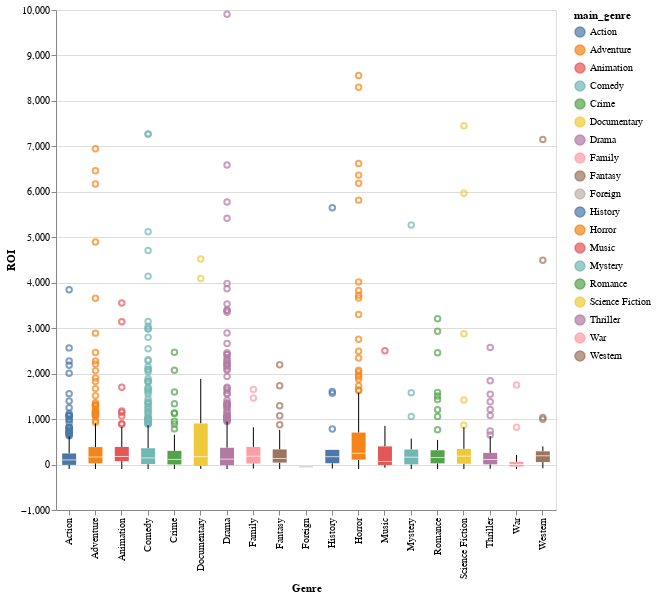

The code cell stored with this chart in its notebook:
### Code cell
#plotting the side-by-side box plot
alt.Chart(filtered).encode(alt.X('main_genre:N', title = 'Genre'),
                                 alt.Y('ROI:Q', title = 'ROI'),
                                       color = alt.Color('main_genre:N')).mark_boxplot().properties(width = 500, height = 500)

### Figure 1 — Vega-Lite specification as saved in the notebook (floating-point values rounded to 4 significant figures; data arrays with more than 128 entries replaced by an {"elided": "..."} marker saying what was removed)
{"config": {"view": {"continuousWidth": 300, "continuousHeight": 300}}, "data": {"name": "data-6e20bdcd39f99bda710754e70d4aead6"}, "mark": {"type": "boxplot"}, "encoding": {"color": {"field": "main_genre", "type": "nominal"}, "x": {"field": "main_genre", "title": "Genre", "type": "nominal"}, "y": {"field": "ROI", "title": "ROI", "type": "quantitative"}}, "height": 500, "width": 500, "$schema": "https://vega.github.io/schema/vega-lite/v5.20.1.json", "datasets": {"data-6e20bdcd39f99bda710754e70d4aead6": {"elided": "3063 records"}}}
